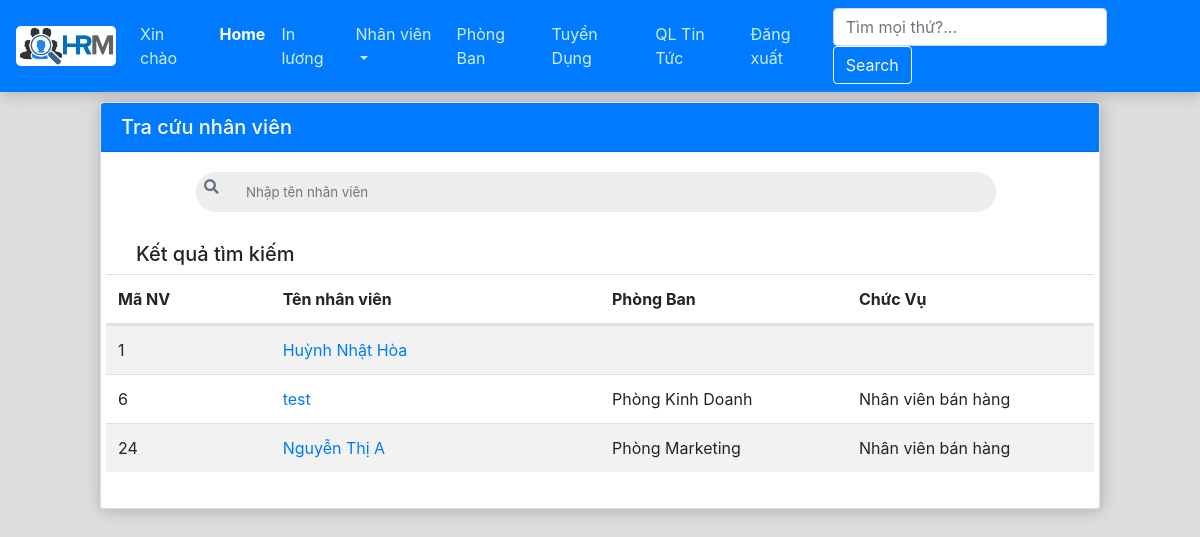
Page /view/timnhanvien.php (signed in) on the earlier database version.
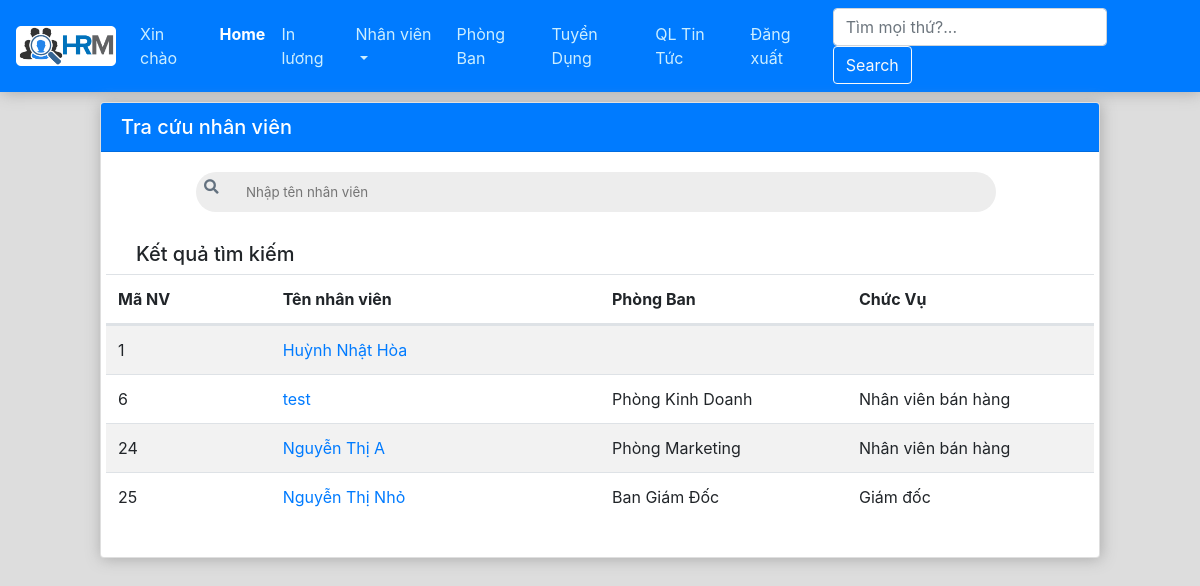
Same page on the later database version.
### tables this page shows
CREATE TABLE `nhanvien` (
  `manv` int(10) NOT NULL,
  `hoten` varchar(50) NOT NULL,
  `ngaysinh` date NOT NULL,
  `gioitinh` enum('m','f') NOT NULL,
  `diachi` varchar(100) NOT NULL,
  `sdt` int(11) DEFAULT NULL,
  `macv` int(10) DEFAULT NULL,
  `mapb` int(10) DEFAULT NULL,
  `thanhtich` enum('0','1','2','3') NOT NULL DEFAULT '0',
  `role` int(1) NOT NULL DEFAULT '1',
  `password` varchar(50) NOT NULL,
  `avatar` varchar(50) DEFAULT 'images/nhanvien/avatar.png'
);

### database/database.php (called while the page is built, shortened)
<?php
    class database
    {
        var $host = 'localhost';
        var $userdb = 'root';
        var $passworddb = '';
        var $database = 'hrm_web';
        var $conn = "";
        var $_sql = "";
        function __construct()
        {
            $this->conn = mysqli_connect($this->host,$this->userdb,$this->passworddb,$this->database) or die ('Cannot connect to server');
            mysqli_query($this->conn,"SET NAME 'UTF8'");
            mysqli_set_charset($this->conn,"utf8");
        }
        public function setQuery($sql)
        {
            $this->_sql = $sql;
        }
        public function countRows()
        {
            $query = mysqli_query($this->conn,$this->_sql);
            $result = mysqli_num_rows($query);
            return $result;
        }
        public function loadRowArray()
        {
            $query = mysqli_query($this->conn,$this->_sql);
            return $row = mysqli_fetch_all($query);
        }
    }
?>

### controller/c_nhanvien.php (called while the page is built, shortened)
<?php
    include("../model/m_nhanvien.php");
    class nhanvien_controller
    {
        public function showNhanVien()
        {
            $truyvan = new truyvannhanvien();
            $truyvan->selectNhanVien();
            return $truyvan->row;
        }
    }
?>

### model/m_nhanvien.php (called while the page is built, shortened)
<?php
    include("../database/database.php");
    class truyvannhanvien extends database
    {
        public function selectNhanVien()
        {
            $sql = "SELECT * FROM `nhanvien`";
            $this->row = $this->loadRowArray();
            $this->num_rows = $this->countRows();
        }
    }
?>

### view/timnhanvien.php (the view, shortened to what this page needs)
<?php
    include("../controller/c_nhanvien.php");
    $nhanvien = new nhanvien_controller();
?>
<!DOCTYPE html>
<html lang="en">
<head>
    <link rel="stylesheet" href="fontawesome-free-5.5.0-web/css/all.css" type="text/css">
    <link rel="stylesheet" type="text/css" href="bootstrap/css/bootstrap.css">
    <link rel="stylesheet" type="text/css" href="css/home.css" />
    <link rel="stylesheet" href="css/timnhanvien.css" type="text/css">
</head>
<body>
    <?php include("navbar.php"); ?>
    <div class="container-fluid">
        <div class="row justify-content-center">
            <div class="card card-timnhanvien">
                <h5 class="card-header bg-primary">
                    Tra cứu nhân viên
                </h5>
                <div class="card-body">
                    <div class="row">
                        <div class="box">
                            <div class="container-1">
                                <a href="#" class="icon"><i class="fa fa-search"></i></a>
                                <input type="search" id="search" placeholder="Nhập tên nhân viên" />
                            </div>
                        </div>
                    </div>
                    <div class="row">
                        <h5>Kết quả tìm kiếm</h5>
                    </div>
                    <div class="row">
                    <table id="table-tuyendung" class="table table-striped">
                            <thead>
                                <tr class="d-flex">
                                    <th class="col-2">Mã NV</th>
                                    <th class="col-4">Tên nhân viên</th>
                                    <th class="col-3">Phòng Ban</th>
                                    <th class="col-3">Chức Vụ</th>
                                </tr>
                            </thead>
                            <tbody>
                                <?php
                                    $row = $nhanvien->showNhanVien();
                                    foreach($row as $value)
                                    {
                                        ?>
                                        <tr class="d-flex">
                                            <td class="col-2"><?= $value['0']; ?></td>
                                            <td class="col-4"><a href="infonhanvien.php?id=<?= $value['0']; ?>" target="_blank"><?= $value['1']; ?></a></td>
                                            <td class="col-3">
                                                <?php
                                                if($value['7']==1)  {echo "Phòng Marketing";}
                                                if($value['7']==3)  {echo "Phòng Kinh Doanh";}
                                                if($value['7']==6)  {echo "Ban Giám Đốc";}
                                                ?>
                                            </td>
                                            <td class="col-3">
                                                <?php
                                                if($value['6']==2)  {echo "Nhân viên bán hàng";}
                                                if($value['6']==6)  {echo "Giám đốc";}
                                                ?>
                                            </td>
                                        </tr>
                                        <?php
                                    }
                                ?>
                            </tbody>
                        </table>
                    </div>
                </div>
            </div>
        </div>
    </div>
</body>
</html>

### view/navbar.php (shortened to what this page needs)
<nav class="navbar navbar-expand-md navbar-light bg-primary">
        <a class="navbar-brand" href="home.php"><img src="images/logobar.png" width="100" height="40"></a>
        <div class="collapse navbar-collapse" id="collapsibleNavId">
            <ul class="navbar-nav mr-auto mt-2 mt-lg-0">
                <li class="nav-item username">
                    <a class="nav-link" href="#">Xin chào <?php echo $_SESSION['username'];?></a>
                </li>
                <li class="nav-item active">
                    <a class="nav-link" href="home.php">Home <span class="sr-only">(current)</span></a>
                </li>
                <li class="nav-item">
                    <a class="nav-link" href="inluong.php">In lương</a>
                </li>
                <li class="nav-item dropdown">
                    <a class="nav-link dropdown-toggle" href="#" id="dropdownId" data-toggle="dropdown" aria-haspopup="true"
                        aria-expanded="false">Nhân viên</a>
                </li>
                <li class="nav-item">
                    <a class="nav-link" href="quanliphongban.php">Phòng Ban</a>
                </li>
                <li class="nav-item">
                    <a class="nav-link" href="tuyendung.php">Tuyển Dụng</a>
                </li>
                <li class="nav-item">
                    <a class="nav-link" href="qltintuc.php">QL Tin Tức</a>
                </li>
                <li class="nav-item">
                    <a class="nav-link" href="logout.php">Đăng xuất</a>
                </li>
            </ul>
            <form class="form-inline my-2 my-lg-0">
                <input class="form-control mr-sm-2" type="text" placeholder="Tìm mọi thứ?...">
                <button class="btn btn-outline-light my-2 my-sm-0" type="submit">Search</button>
            </form>
        </div>
    </nav>

### view/css/home.css (style rules this page uses)
* { margin: 0; padding: 0; }
body { background-color: #dddddd; }
input { color: black; }
nav { box-shadow: 1px 1px 15px 0px #aaaaaa; }
.active { font-weight: 700; }
.navbar-nav > li > a { color: #cceeff !important; }
.navbar-nav .active > a { color: white !important; }
#carouselExampleIndicators, .card { margin: 20px 10px; box-shadow: 1px 1px 15px 0px #aaaaaa; }

### view/css/timnhanvien.css (style rules this page uses)
.card-timnhanvien .card-header { color: white; }
.card-timnhanvien { width: 1000px; margin: 10px auto; box-shadow: 1px 1px 15px 0px #aaaaaa; }
.container-1 { width: 800px; margin-left: 90px; vertical-align: middle; white-space: nowrap; position: relative; }
.container-1 input#search { width: 100%; height: 40px; background: #EDEDED; border: none; font-size: 10pt; float: left; color: black; padding-left: 50px; border-radius: 25px; outline: none; }
.container-1 .icon { position: absolute; top: 4px; left: 8px; z-index: 1; color: #63717f; font-size: 11pt; border: none; }
.card-body h5 { margin-top: 30px; margin-left: 30px; }

Differences in the rows shown:
added nhanvien: manv "25", hoten "Nguyễn Thị Nhỏ", shows "Ban Giám Đốc", shows "Giám đốc"
